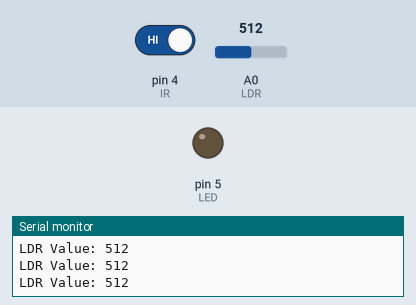
Simulated run of this sketch. Board: Arduino Uno, built with avr-gcc and run on an emulated ATmega328P. Parts: output pins drawn as LEDs (lit = HIGH), the last lines printed to the serial monitor. The test bench sets the inputs (shaded band); at power-on: pin 4 (IR) HIGH, A0 (LDR) = 512.

Above: at 1.2 s.
1.3 s: pin 4 (IR) driven LOW
At 2.6 s:
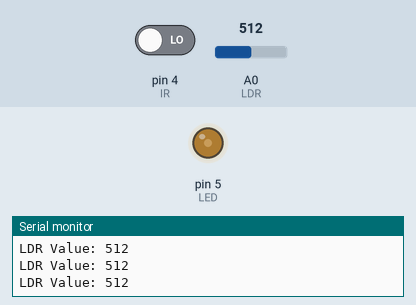
2.9 s: A0 (LDR) set to 491
At 4.1 s:
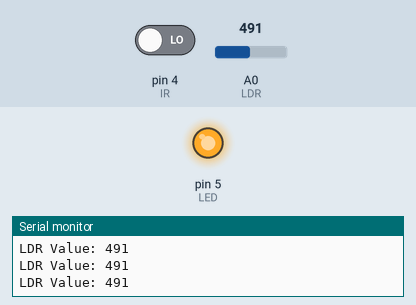
4.5 s: A0 (LDR) set to 510
At 5.4 s:
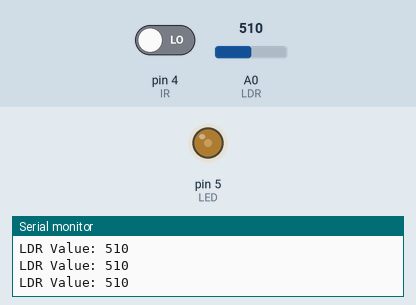
6.1 s: A0 (LDR) set to 490
At 6.8 s:
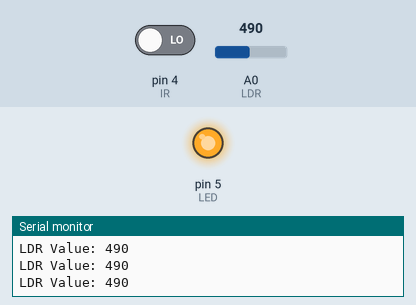
Timing chart, 0 to 8.7 s (numbered marks = the images above; inputs shaded):
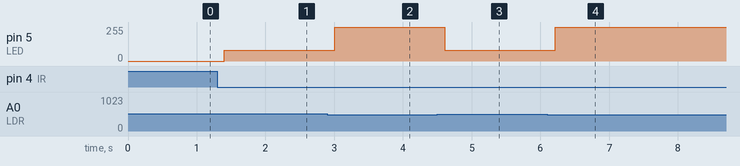

The sketch:

main.ino
```cpp
#define LDR A0
#define IR 4
#define LED 5

int ldrValue;
int irValue;

void setup()
{
  pinMode(IR, INPUT);
  pinMode(LED, OUTPUT);

  Serial.begin(9600);
}

void loop()
{
  ldrValue = analogRead(LDR);   // Read light intensity
  irValue = digitalRead(IR);    // Read IR sensor

  Serial.print("LDR Value: ");
  Serial.println(ldrValue);

  if(irValue == LOW)   // Object detected (most IR sensors give LOW)
  {
      if(ldrValue < 500)   // Dark condition
      {
          analogWrite(LED,255); // LED Bright
      }
      else
      {
          analogWrite(LED,80);  // LED Dim
      }
  }
  else
  {
      analogWrite(LED,0); // LED OFF
  }

  delay(200);
}
```

Measured:
- the behaviour switches between 500 and 499 on A0 (LDR) (found by bisection; images 1 and 2)
- after the input at 1.3 s, pin 5 (LED): 0/255 → 80/255 after 0.10 s
- after the input at 2.9 s, pin 5 (LED): 80/255 → 255/255 after 0.11 s
- after the input at 4.5 s, pin 5 (LED): 255/255 → 80/255 after 0.11 s
- after the input at 6.1 s, pin 5 (LED): 80/255 → 255/255 after 0.11 s
